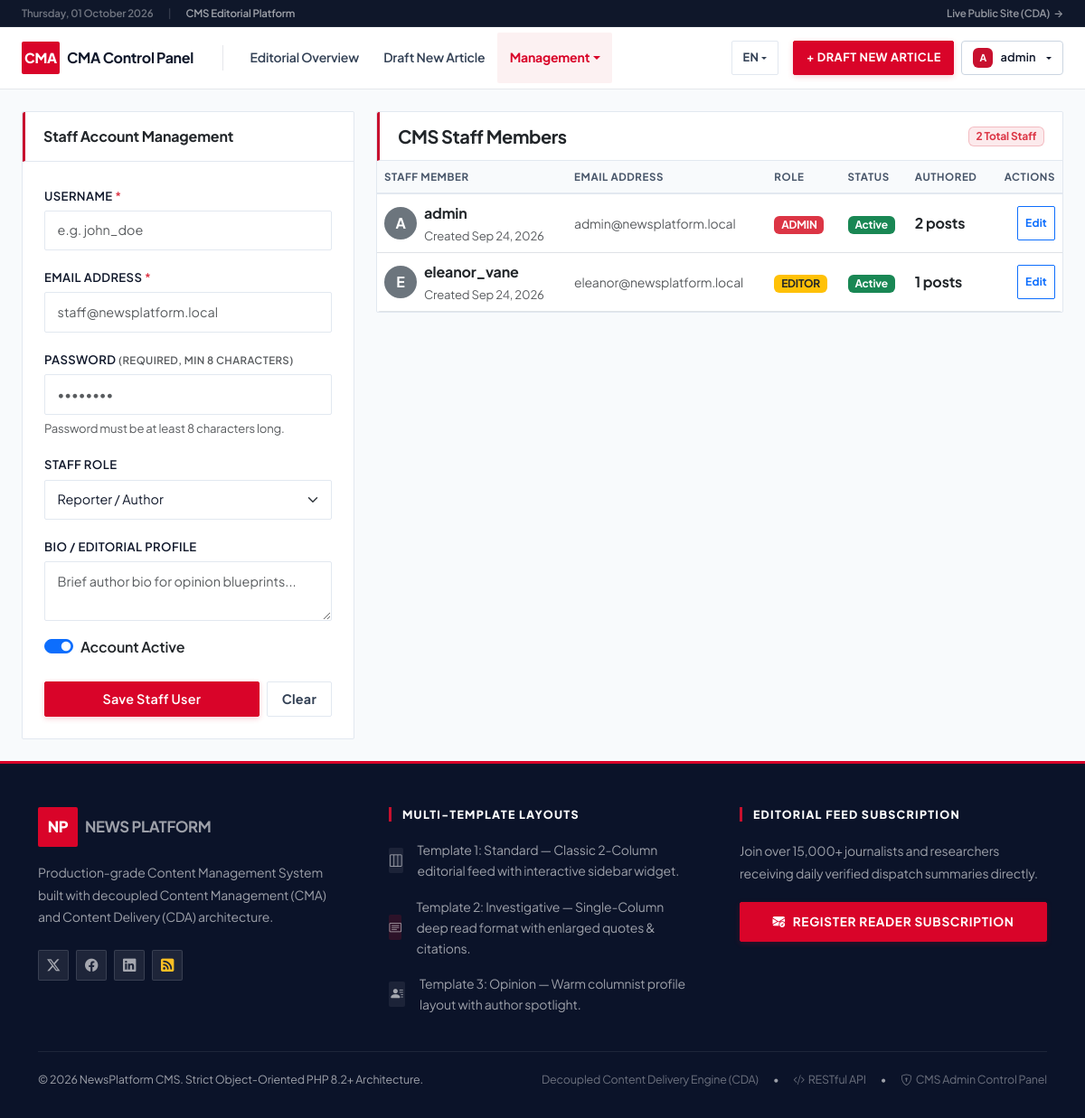
The page /admin/users.php (signed in) on the database its author committed.
### tables this page shows
CREATE TABLE IF NOT EXISTS `users` (
  `id` INT AUTO_INCREMENT PRIMARY KEY,
  `username` VARCHAR(50) NOT NULL UNIQUE,
  `email` VARCHAR(100) NOT NULL UNIQUE,
  `password_hash` VARCHAR(255) NOT NULL,
  `role` ENUM('admin', 'editor', 'reporter') NOT NULL DEFAULT 'reporter',
  `avatar_url` VARCHAR(255) NULL,
  `bio` TEXT NULL,
  `is_active` TINYINT(1) NOT NULL DEFAULT 1,
  `created_at` DATETIME NOT NULL DEFAULT CURRENT_TIMESTAMP,
  INDEX `idx_users_role` (`role`),
  INDEX `idx_users_active` (`is_active`)
);

### templates/admin/views/users.php (the view, shortened to what the rows shown need)
<div class="container-fluid px-4 py-4">
    <div class="row g-4">
        <div class="col-lg-8">
            <div class="card admin-card-clean">
                <div class="table-responsive admin-scroll-table">
                    <table class="table table-hover align-middle mb-0">
                        <thead class="table-light">
                            <tr>
                                <th><?= __('staff_member') ?></th>
                                <th><?= __('email_address') ?></th>
                                <th><?= __('role') ?></th>
                                <th><?= __('status') ?></th>
                                <th><?= __('authored') ?></th>
                                <th class="text-end"><?= __('actions') ?></th>
                            </tr>
                        </thead>
                        <tbody>
                            <?php foreach ($usersList as $u) { ?>
                                <tr>
                                    <td>
                                        <div class="d-flex align-items-center gap-2">
                                            <div class="bg-secondary text-white rounded-circle d-flex align-items-center justify-content-center fw-bold"
                                                style="width:36px; height:36px;">
                                                <?= strtoupper(substr($u['username'], 0, 1)) ?>
                                            </div>
                                            <div>
                                                <div class="fw-bold text-dark"><?= e($u['username']) ?></div>
                                                <div class="text-xs text-muted"><?= __('created') ?>
                                                    <?= \App\Core\TemplateEngine::formatDate($u['created_at'], 'M j, Y') ?>
                                                </div>
                                            </div>
                                        </div>
                                    </td>
                                    <td class="small text-muted"><?= e($u['email']) ?></td>
                                    <td>
                                        <span
                                            class="badge bg-<?= $u['role'] === 'admin' ? 'danger' : ($u['role'] === 'editor' ? 'warning text-dark' : 'primary') ?> text-uppercase">
                                            <?= e($u['role']) ?>
                                        </span>
                                    </td>
                                    <td>
                                        <?php if (!empty($u['is_active'])) { ?>
                                            <span class="badge bg-success"><?= __('active') ?></span>
                                        <?php } else { ?>
                                            <span class="badge bg-secondary"><?= __('unsubscribed') ?></span>
                                        <?php } ?>
                                    </td>
                                    <td class="fw-bold text-dark"><?= number_format((int) $u['article_count']) ?>
                                        <?= __('posts') ?></td>
                                    <td class="text-end">
                                        <button class="btn btn-sm btn-outline-primary px-2 py-0.5"
                                            style="font-size:0.75rem;"
                                            onclick="editUser(<?= htmlspecialchars(json_encode($u), ENT_QUOTES, 'UTF-8') ?>)">
                                            <?= __('edit') ?>
                                        </button>
                                    </td>
                                </tr>
                            <?php } ?>
                        </tbody>
                    </table>
                </div>
            </div>
        </div>
    </div>
</div>

### templates/layouts/header-admin.php (shortened to what the rows shown need)
<?php
$currentLang = $_SESSION['lang'] ?? 'en';
?>
<!DOCTYPE html>
<html lang="<?= e($currentLang) ?>">
<head>
    <link href="https://cdn.jsdelivr.net/npm/bootstrap@5.3.2/dist/css/bootstrap.min.css" rel="stylesheet">
    <link rel="stylesheet" href="https://cdn.jsdelivr.net/npm/bootstrap-icons@1.11.1/font/bootstrap-icons.css">
    <link rel="stylesheet" href="<?= url('assets/css/style.css') ?>">
</head>
<body class="d-flex flex-column min-vh-100">
    <nav class="navbar navbar-expand-xl admin-navbar py-0"
        style="min-height:56px; position:sticky; top:0; z-index:1020; border-bottom: 1px solid #e5e7eb;">
        <div class="container-fluid px-3 px-md-4 h-100">
            <div class="collapse navbar-collapse" id="adminNavbar">
                <div class="d-flex flex-wrap align-items-center gap-2 my-2 my-xl-0">
                    <?php if (isset($currentUser)) { ?>
                        <div class="dropdown position-relative">
                            <button
                                class="btn btn-light btn-sm dropdown-toggle d-flex align-items-center gap-2 fw-semibold text-nowrap"
                                style="font-size:0.8rem; border:1px solid #cbd5e1; border-radius:4px; padding:0.4rem 0.75rem; color:#0f172a; background:#ffffff;"
                                type="button" data-bs-toggle="dropdown" aria-expanded="false">
                                <span class="d-flex align-items-center justify-content-center rounded fw-bold text-white"
                                    style="width:22px;height:22px;font-size:0.68rem;background:#c8102e;border-radius:2px;flex-shrink:0;">
                                    <?= strtoupper(substr($currentUser['username'], 0, 1)) ?>
                                </span>
                                <span><?= e($currentUser['username']) ?></span>
                            </button>
                        </div>
                    <?php } ?>
                </div>
            </div>
        </div>
    </nav>
    <main class="flex-grow-1">

### rows shown on the page
users: username "A", username "admin", created_at "Sep 24, 2026", email "admin@newsplatform.local", role "ADMIN", article_count "2"
users: username "E", username "eleanor_vane", created_at "Sep 24, 2026", email "eleanor@newsplatform.local", role "EDITOR", article_count "1"

### other values the page prints
__('live_public_site') "Live Public Site (CDA)"
__('admin_portal') "CMA Control Panel"
__('editorial_overview') "Editorial Overview"
__('draft_new_article') "Draft New Article"
__('management') "Management"
__('draft_new_article') "DRAFT NEW ARTICLE"
__('staff_account_mgmt') "Staff Account Management"
__('username') "USERNAME"
__('email_address') "EMAIL ADDRESS"
__('password') "PASSWORD"
__('req_new_user') "(REQUIRED, MIN 8 CHARACTERS)"
__('password_min_hint') "Password must be at least 8 characters long."
__('staff_role') "STAFF ROLE"
__('bio_profile') "BIO / EDITORIAL PROFILE"
__('account_active') "Account Active"
